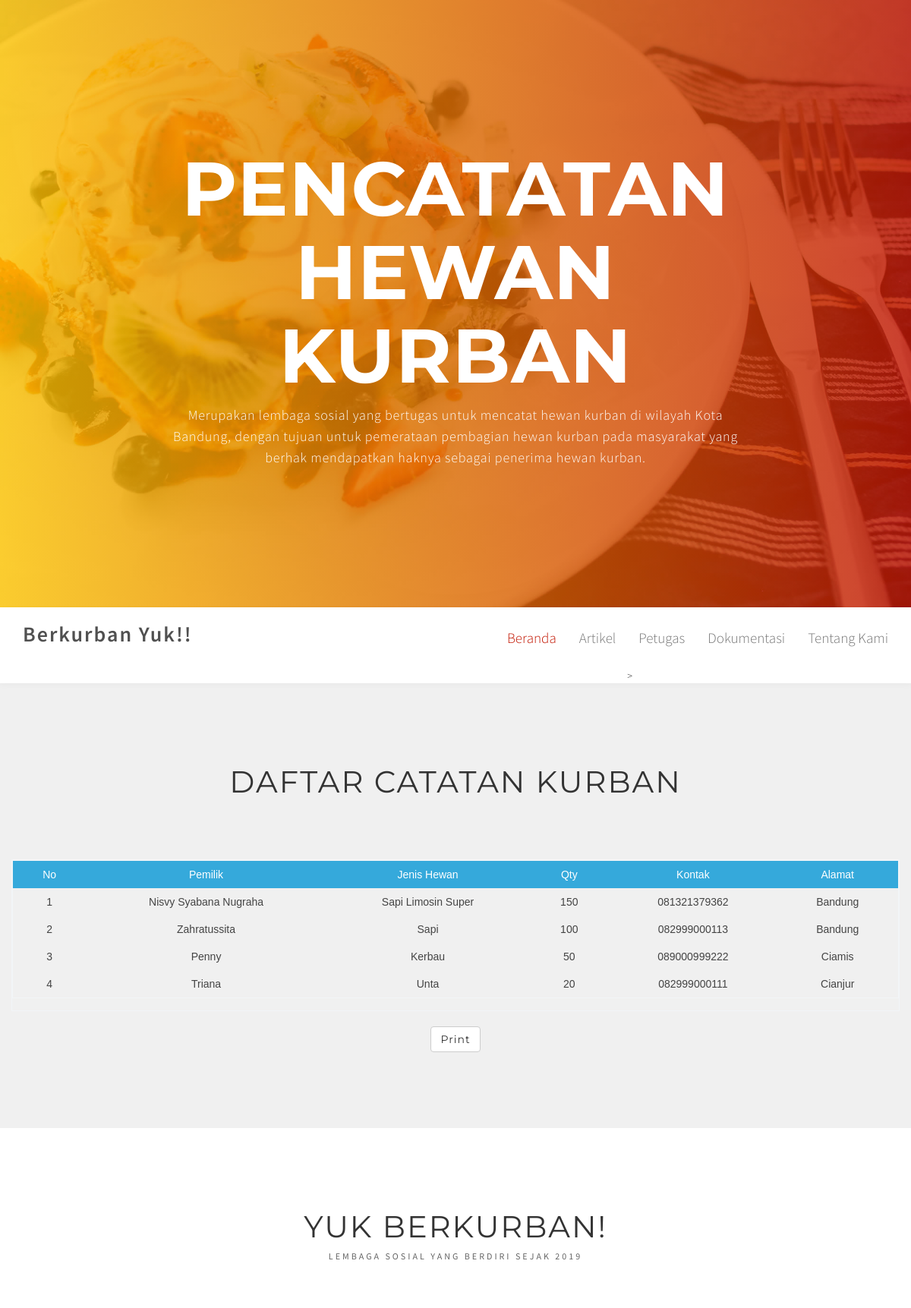
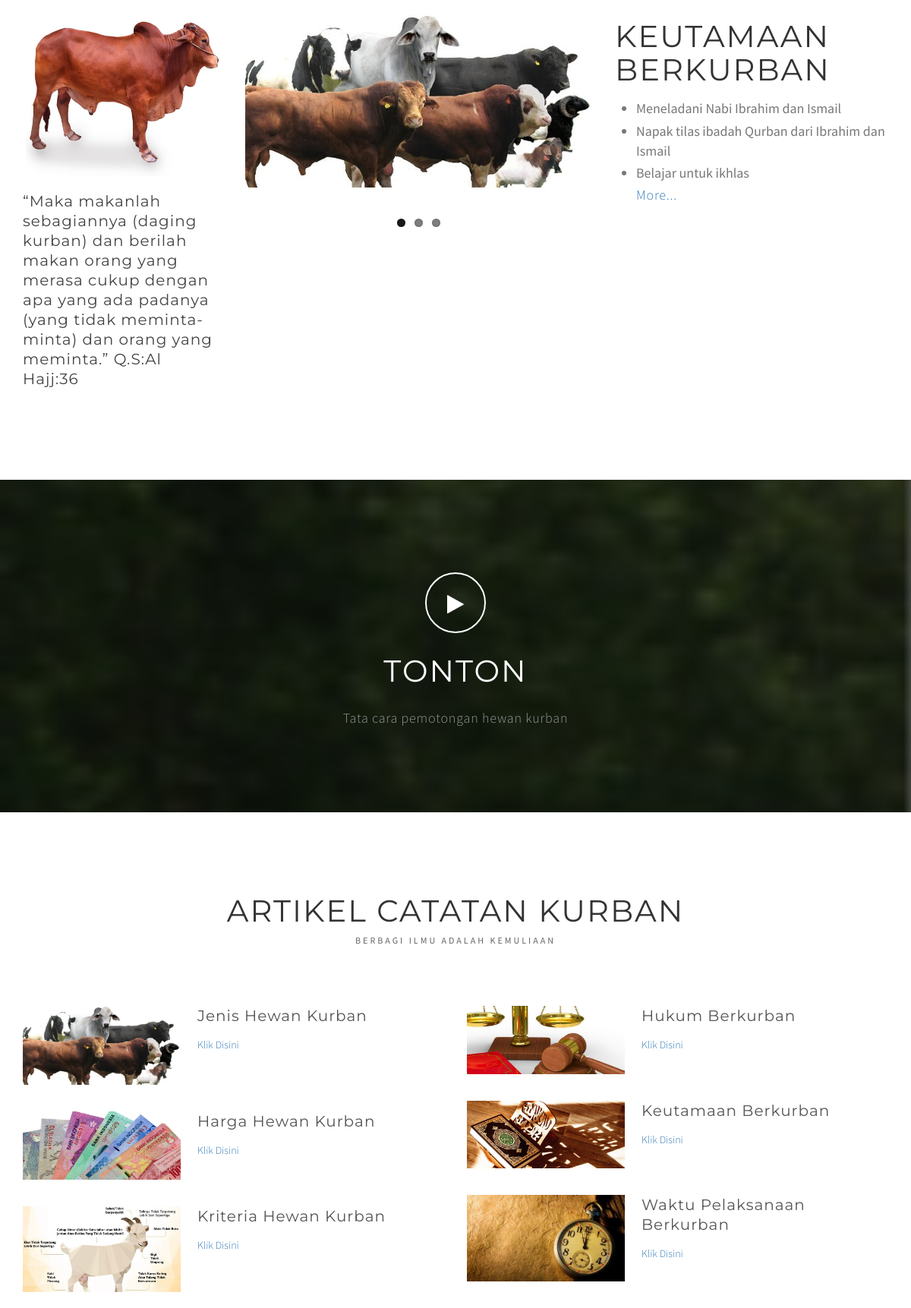
The page / (upper part) on the database its author committed (2 pictures, top to bottom).
### tables this page shows
CREATE TABLE `daftar_hewan_kurban` (
  `no` int(11) NOT NULL,
  `pemilik` varchar(255) NOT NULL,
  `jenis_hewan` varchar(255) NOT NULL,
  `quantity` int(11) NOT NULL,
  `alamat` varchar(255) NOT NULL,
  `kontak` varchar(255) NOT NULL
);

### application/controllers/Home.php (called while the page is built, shortened)
<?php
class Home extends CI_Controller
{
	function __construct()
		{
			$this->load->model('m_kurban');
			$this->load->helper('url');
		}
	public function index(){
		$data['daftar_hewan_kurban'] = $this->m_kurban->tampil_data()->result();
		$this->load->view('home',$data);
	}
}

### index.php (called while the page is built, shortened)
<?php
require_once BASEPATH.'core/CodeIgniter.php';

### application/models/M_kurban.php (called while the page is built, shortened)
<?php
class M_kurban extends CI_Model
{
	function tampil_data(){
		return $this->db->get('daftar_hewan_kurban');
	}
}

### application/views/home.php (the view, shortened to what this page needs)
<!DOCTYPE html>
<html lang="en">
<head>
  <link rel="stylesheet" href="<?php echo base_url()?>assets/css/bootstrap.min.css">
  <link rel="stylesheet" href="<?php echo base_url()?>assets/css/magnific-popup.css">
	<link rel="stylesheet" href="<?php echo base_url()?>assets/css/animate.min.css">
	<link rel="stylesheet" href="<?php echo base_url()?>assets/css/font-awesome.min.css">
  <link rel="stylesheet" href="<?php echo base_url()?>assets/css/nivo-lightbox.css">
  <link rel="stylesheet" href="<?php echo base_url()?>assets/css/nivo_themes/default/default.css">
  <link rel="stylesheet" href="<?php echo base_url()?>assets/css/hover-min.css">
  <link rel="stylesheet" href="<?php echo base_url()?>assets/css/flexslider.css">
	<link rel="stylesheet" href="<?php echo base_url()?>assets/css/style.css">
</head>
<body id="top" data-spy="scroll" data-target=".navbar-collapse" data-offset="50">
<section id="home" class="parallax-section">
  <div class="gradient-overlay"></div>
    <div class="container">
      <div class="row">
        <?php if ($this->session->userdata('status') == "login_user") {?>
          <div class="col-md-offset-2 col-md-8 col-sm-12">
              <h1 class="wow fadeInUp" data-wow-delay="0.6s">PENCATATAN HEWAN KURBAN</h1>
              <p class="wow fadeInUp" data-wow-delay="1.0s">Merupakan lembaga sosial yang bertugas untuk mencatat hewan kurban di wilayah Kota Bandung, dengan tujuan untuk pemerataan pembagian hewan kurban pada masyarakat yang berhak mendapatkan haknya sebagai penerima hewan kurban.</p>
              <a href="#feature" class="wow fadeInUp btn btn-default hvr-bounce-to-top smoothScroll" data-wow-delay="1.3s">Daftar Catatan Kurban</a>
          </div>
        <?php } else {?>
          <div class="col-md-offset-2 col-md-8 col-sm-12">
            <h1 class="wow fadeInUp" data-wow-delay="0.6">PENCATATAN HEWAN KURBAN</h1>
            <p class="wow fadeInUp" data-wow-delay="1.0s">Merupakan lembaga sosial yang bertugas untuk mencatat hewan kurban di wilayah Kota Bandung, dengan tujuan untuk pemerataan pembagian hewan kurban pada masyarakat yang berhak mendapatkan haknya sebagai penerima hewan kurban.</p>
        <?php } ?>
      </div>
    </div>
</section>
<div class="navbar navbar-default navbar-static-top" role="navigation">
  <div class="container">
    <div class="navbar-header">
      <a href="#" class="navbar-brand">Berkurban Yuk!!</a>
    </div>
    <div class="collapse navbar-collapse">
      <ul class="nav navbar-nav navbar-right">
        <?php if($this->session->userdata('status') == "login_user")
          {?>
        <li><a href="#top" class="smoothScroll">Beranda</a></li>
        <li><a href="datakurban/tambah" class="smoothScroll">Catat Hewan!</a></li>
        <li><a href="#menu" class="smoothScroll">Artikel</a></li>
        <li><a href="#team" class="smoothScroll">Petugas</a></li>
        <li><a href="#gallery" class="smoothScroll">Dokumentasi</a></li>
        <li><a href="#about" class="smoothScroll">Tentang Kami</a></li>
      <li class "dropdown"><a href="#" class="dropdown-toggle nav-link dropdown-toggle" data-toggle="dropdown" aria-expanded="false"><?php echo $this->session->userdata('username') ?></a>
        <div class="dropdown-menu" role="menu">
          <a class="dropdown-item" role="presentation" href="<?php echo base_url().'home/registrasi'; ?>">Tambah User</a>
          <a class="dropdown-item" role="presentation" href="<?php echo base_url().'login/logout'; ?>">Logout</a>
        </div>
      </li>
    <?php } else {?>
      <li><a href="#top" class="smoothScroll">Beranda</a></li>
      <li><a href="#menu" class="smoothScroll">Artikel</a></li>
      <li><a href="#team" class="smoothScroll">Petugas</a>></li>
      <li><a href="#gallery" class="smoothScroll">Dokumentasi</a></li>
      <li><a href="about" class="smoothScroll">Tentang Kami</a></li>
    <?php } ?>
      </ul>
    </div>
  </div>
</div>
<section id="feature" class="parallax-section">
  <div class="container">
    <div class="row">
      <div class="col-md-offset-2 col-md-8 col-sm-offset-1 col-sm-10">
          <div class="wow fadeInUp section-title" data-wow-delay="0.6s">
            <h2>Daftar Catatan Kurban</h2>
          </div>
      </div>
      <div class="scrolltable">
      <table class="table1">
    <thead>
      <?php if($this->session->userdata('status') == "login_user")
              {?>
    <tr>
      <th>No</th>
      <th>Pemilik</th>
      <th>Jenis Hewan</th>
      <th>Qty</th>
      <th>Kontak</th>
      <th>Alamat</th>
      <th>Aksi</th>
      <?php } else {?>
      <th>No</th>
      <th>Pemilik</th>
      <th>Jenis Hewan</th>
      <th>Qty</th>
      <th>Kontak</th>
      <th>Alamat</th>
      <?php } ?>
    </thead>
    <?php $id=1; foreach($daftar_hewan_kurban as $hewan){
    ?>
    <tbody>
    <tr>
      <?php if($this->session->userdata('status') == "login_user")
          {?>
      <td><?php echo $id++ ?></td>
      <td><?php echo $hewan->pemilik ?></td>
      <td><?php echo $hewan->jenis_hewan ?></td>
      <td><?php echo $hewan->quantity ?></td>
      <td><?php echo $hewan->kontak ?></td>
      <td><?php echo $hewan->alamat ?></td>
      <td>
            <?php echo anchor('DataKurban/hapusdata/'.$hewan->no,'Hapus'); ?>
            <?php echo anchor('DataKurban/editdata/'.$hewan->no,'Edit'); ?>
      </td>
        <?php } else {?>
        <td><?php echo $id++ ?></td>
        <td><?php echo $hewan->pemilik ?></td>
        <td><?php echo $hewan->jenis_hewan ?></td>
        <td><?php echo $hewan->quantity ?></td>
        <td><?php echo $hewan->kontak ?></td>
        <td><?php echo $hewan->alamat ?></td>
      <?php } ?>
    </tr>
  </tbody>
  <?php } ?>
  </table>  </div>
    </div>
    <br>
    <a href="" class="btn btn-default" data-wow-delay="1.3s">Print</a>
  </div>
</section>
<section id="about" class="parallax-section">
	<div class="container">
		<div class="row">
      <div class="col-md-offset-2 col-md-8 col-sm-offset-1 col-sm-10">
          <div class="wow fadeInUp section-title" data-wow-delay="0.3s">
            <h2>YUK BERKURBAN!</h2>
            <h4>Lembaga Sosial yang Berdiri Sejak 2019</h4>
          </div>
      </div>
      <div class="clearfix"></div>
      <div class="wow fadeInUp col-md-3 col-sm-5" data-wow-delay="0.3s">
        <img src="<?php echo base_url()?>assets/images/sapi.png" class="img-responsive" alt="About">
        <h3>“Maka makanlah sebagiannya (daging kurban) dan berilah makan orang yang merasa cukup dengan apa yang ada padanya (yang tidak meminta-minta) dan orang yang meminta.” Q.S:Al Hajj:36</h3>
      </div>
      <div class="wow fadeInUp col-md-5 col-sm-7" data-wow-delay="0.5s">
        <div class="flexslider">
          <ul class="slides">
            <li>
              <img src="<?php echo base_url()?>assets/images/barengan.jpeg" class="img-responsive" alt="Flexslider">
            </li>
          </ul>
        </div>
      </div>
       <div class="wow fadeInUp col-md-4 col-sm-12" data-wow-delay="0.9s">
        	<h2>Keutamaan Berkurban</h2>
            <ul>
                <li>
                  Meneladani Nabi Ibrahim dan Ismail
                </li>
                <li>
                  Napak tilas ibadah Qurban dari Ibrahim dan Ismail
                </li>
                <li>
                  Belajar untuk ikhlas
                </li>
          <p>
            <a href=https://dalamislam.com/landasan-agama/al-quran/keutamaan-berkurban" class="smoothScroll">More...</a></li>
          </p>
         	</ul>
      </div>
		</div>
	</div>
</section>
<section id="video" class="parallax-section">
  <div class="overlay"></div>
    <div class="container">
      <div class="row">
          <div class="col-md-offset-2 col-md-8 col-sm-12">
              <a class="popup-youtube" href="https://www.youtube.com/watch?v=1pdBI_MQtiQ"><i class="fa fa-play"></i></a>
              <h2 class="wow fadeInUp" data-wow-delay="0.5s">Tonton</h2>
              <p class="wow fadeInUp" data-wow-delay="0.8s">Tata cara pemotongan hewan kurban</p>
          </div>
      </div>
    </div>
</section>
<section id="menu" class="parallax-section">
  <div class="container">
    <div class="row">
      <div class="col-md-offset-2 col-md-8 col-sm-offset-1 col-sm-10">
         <div class="wow fadeInUp section-title" data-wow-delay="0.3s">
            <h2>Artikel Catatan Kurban</h2>
            <h4>Berbagi Ilmu adalah Kemuliaan</h4>
        </div>
      </div>
      <div class="col-md-6 col-sm-12">
        <div class="media wow fadeInUp" data-wow-delay="0.6s">
          <div class="media-object pull-left">
            <img src="<?php echo base_url()?>assets/images/barengan.jpeg" class="img-responsive" alt="Food Menu">
          </div>
          <div class="media-body">
            <h3 class="media-heading">Jenis Hewan Kurban</h3>
            <a href="https://wahdah.or.id/kriteria-dan-jenis-hewan-qurban/" class="smoothScroll">Klik Disini</a></li>
          </div>
        </div>
        <div class="media wow fadeInUp" data-wow-delay="0.9s">
          <div class="media-object pull-left">
            <img src="<?php echo base_url()?>assets/images/uang.png" class="img-responsive" alt="Food Menu">
          </div>
          <div class="media-body">
            <h3 class="media-heading">Harga Hewan Kurban</h3>
            <a href="https://www.finansialku.com/harga-hewan-kurban-idul-adha-2018/" class="smoothScroll">Klik Disini</a></li>
          </div>
        </div>
        <div class="media wow fadeInUp" data-wow-delay="1.2s">
          <div class="media-object pull-left">
            <img src="<?php echo base_url()?>assets/images/kriteria.jpg" class="img-responsive" alt="Food Menu">
          </div>
          <div class="media-body">
            <h3 class="media-heading">Kriteria Hewan Kurban</h3>
            <a href="https://konsultasisyariah.com/8166-kriteria-hewan-kurban.html" class="smoothScroll">Klik Disini</a></li>
          </div>
        </div>
      </div>
      <div class="col-md-6 col-sm-12">
        <div class="media wow fadeInUp" data-wow-delay="1s">
          <div class="media-object pull-left">
            <img src="<?php echo base_url()?>assets/images/hukum.jpg" class="img-responsive" alt="Food Menu">
          </div>
          <div class="media-body">
            <h3 class="media-heading">Hukum Berkurban</h3>
            <a href="https://www.globalqurban.com/id/news/article/hukum-qurban-di-mata-allah-swt" class="smoothScroll">Klik Disini</a></li>
          </div>
        </div>
        <div class="media wow fadeInUp" data-wow-delay="1.3s">
          <div class="media-object pull-left">
            <img src="<?php echo base_url()?>assets/images/utama.png" class="img-responsive" alt="Food Menu">
          </div>
          <div class="media-body">
            <h3 class="media-heading">Keutamaan Berkurban</h3>
            <a href=https://dalamislam.com/landasan-agama/al-quran/keutamaan-berkurban" class="smoothScroll">Klik Disini</a></li>
          </div>
        </div>
        <div class="media wow fadeInUp" data-wow-delay="1.6s">
          <div class="media-object pull-left">
            <img src="<?php echo base_url()?>assets/images/waktu.jpg" class="img-responsive" alt="Food Menu">
          </div>
          <div class="media-body">
            <h3 class="media-heading">Waktu Pelaksanaan Berkurban</h3>
            <a href=https://rumaysho.com/2803-waktu-penyembelihan-qurban.html" class="smoothScroll">Klik Disini</a></li>
          </div>
        </div>
      </div>
    </div>
  </div>
</section>
</body>
</html>

### assets/css/flexslider.css (style rules this page uses)
.slides, .slides > li, .flex-control-nav, .flex-direction-nav { margin: 0; padding: 0; list-style: none; }
.flexslider { margin: 0; padding: 0; }
.flexslider .slides > li { display: none; -webkit-backface-visibility: hidden; }
.flexslider .slides img { width: 100%; display: block; }
.flexslider .slides:after { content: "\0020"; display: block; clear: both; visibility: hidden; line-height: 0; height: 0; }
.flexslider { margin: 0 0 60px; background: #ffffff; position: relative; zoom: 1; }
.flexslider .slides { zoom: 1; }
.flexslider .slides img { height: auto; -moz-user-select: none; }

### assets/css/style.css (style rules this page uses)
body { background: #ffffff; font-family: 'Source Sans Pro', sans-serif; font-weight: 300; }
html,body { width: 100%; overflow-x: hidden; }
html { font-size: 100%; }
h1,h2,h3, .btn { font-family: 'Montserrat', sans-serif; font-weight: 400; letter-spacing: 1px; }
h1 { font-weight: bold; font-size: 100px; }
h2 { color: #333; font-size: 40px; letter-spacing: 2px; text-transform: uppercase; margin-top: 8px; }
h3 { color: #444; font-size: 20px; line-height: 26px; letter-spacing: 1px; padding-bottom: 10px; }
#menu h3 { color: #555; }
h4 { font-size: 12px; font-weight: bold; letter-spacing: 3px; text-transform: uppercase; font-weight: 400; }
p { font-size: 18px; letter-spacing: 0.8px; line-height: 28px; }
a { text-decoration: none !important; }
.parallax-section { background-attachment: fixed !important; background-size: cover !important; }
#about, #feature, #video, #menu, #team, #gallery, #contact { color: #656565; padding-top: 100px; padding-bottom: 100px; }
#feature, #video, #team, #gallery, #contact { text-align: center; }
#feature, #team { background: rgb(240,240,240); }
.section-title { padding-bottom: 70px; }
#about .section-title, #menu .section-title { text-align: center; }
#home { color: #ffffff; display: -webkit-box; display: -webkit-flex; display: -ms-flexbox; display: flex; -webkit-box-align: center; -webkit-align-items: center; -ms-flex-align: center; align-items: center; text-align: center; height: 100vh; overflow: hidden; position: relative; }
#home .gradient-overlay { background: #c21500; background: -webkit-linear-gradient(to left, #c21500 , #ffc500); background: linear-gradient(to left, #c21500 , #ffc500); opacity: 0.8; position: absolute; top: 0; width: 100%; height: 100vh; }
.navbar-default { background: #ffffff; border: none; box-shadow: 0px 2px 8px 0px rgba(50, 50, 50, 0.04); margin: 0 !important; }
.navbar-default .navbar-brand { color: #505050; font-size: 28px; font-weight: 600; letter-spacing: 2px; line-height: 40px; margin: 0; }
.navbar-default .navbar-nav li a { color: #757575; font-size: 19px; font-weight: 300; line-height: 50px; -webkit-transition: all 0.4s ease-in-out; transition: all 0.4s ease-in-out; }
.navbar-default .navbar-nav > .active > a, .navbar-default .navbar-nav > .active > a:hover, .navbar-default .navbar-nav > .active > a:focus { color: #c21500; background-color: transparent; }
#about .col-md-4 ul { padding-top: 4px; padding-left: 28px; }
#about .col-md-4 ul li { color: #777; font-size: 18px; font-weight: 400; padding-top: 2px; padding-bottom: 2px; }
#video { background: url('../images/kurban-bg.jpg') 50% 0 repeat-y fixed; -webkit-background-size: cover; background-size: cover; background-position: center center; position: relative; color: #999; }
#video .overlay { background: rgba(03,03,03,0.6); width: 100%; height: 100%; position: absolute; top: 0; }
#video h2 { color: #ffffff; padding-top: 20px; padding-bottom: 16px; }
#video .fa { position: relative; border: 2px solid #ffffff; border-radius: 100px; color: #ffffff; font-size: 28px; width: 80px; height: 80px; line-height: 80px; text-align: center; vertical-align: middle; margin-top: 22px; }
#menu .media { padding-bottom: 20px; }
#menu .media-object img { width: 220px; padding-right: 12px; position: relative; }
.table1 { font-family: sans-serif; color: #444; border-collapse: collapse; width: 100%; border: 1px solid #f2f5f7; }
.table1 tr th { background: #35A9DB; color: #fff; font-weight: normal; }
.table1, th, td { padding: 8px 20px; text-align: center; }
.scrolltable { font-family: sans-serif; color: #444; border-collapse: collapse; width: 100%; border: 1px solid #f2f5f7; height:200px; overflow-y: auto; }

### rows shown on the page
daftar_hewan_kurban: pemilik "Nisvy Syabana Nugraha", jenis_hewan "Sapi Limosin Super", quantity "150", kontak "081321379362", alamat "Bandung"
daftar_hewan_kurban: pemilik "Zahratussita", jenis_hewan "Sapi", quantity "100", kontak "082999000113", alamat "Bandung"
daftar_hewan_kurban: pemilik "Penny", jenis_hewan "Kerbau", quantity "50", kontak "089000999222", alamat "Ciamis"
daftar_hewan_kurban: pemilik "Triana", jenis_hewan "Unta", quantity "20", kontak "082999000111", alamat "Cianjur"
